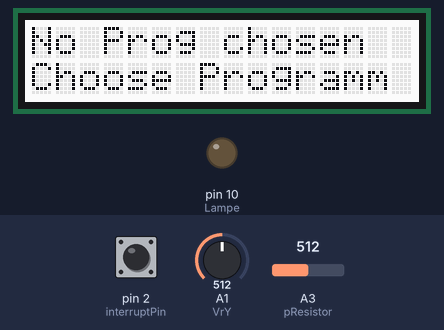
Simulated run of this sketch. Board: Arduino Uno, built with avr-gcc and run on an emulated ATmega328P. Parts: 16×2 character LCD, output pins drawn as LEDs (lit = HIGH). The inputs (shaded band) are chosen by the test bench; at power-on: pin 2 (interruptPin) HIGH, A1 (VrY) = 512, A3 (pResistor) = 512. What the sketch prints to the serial monitor is not drawn.

Above: at 3.2 s.
3.3 s: pin 2 (interruptPin) pulled LOW for 1 s
At 5.1 s:
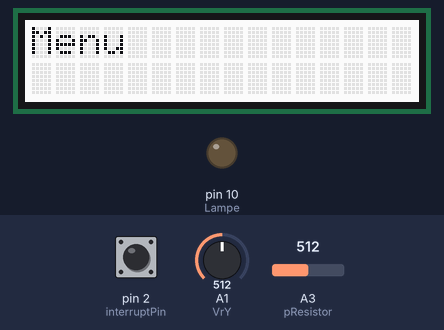
5.8 s: A1 (VrY) set to 887
8.8 s: A1 (VrY) set to 919
At 10.0 s:
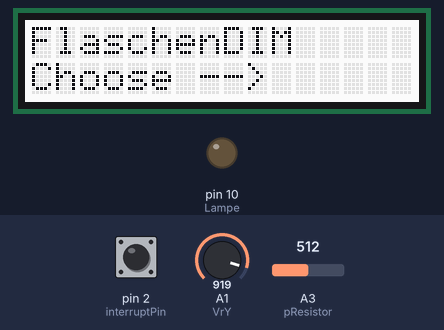
10.3 s: pin 2 (interruptPin) pulled LOW for 1 s
12.8 s: A1 (VrY) set to 900
At 14.1 s:
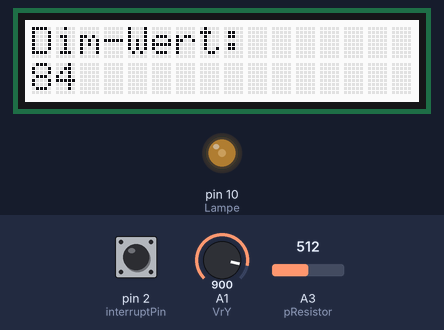
14.4 s: pin 2 (interruptPin) pulled LOW for 0.15 s
At 15.7 s:
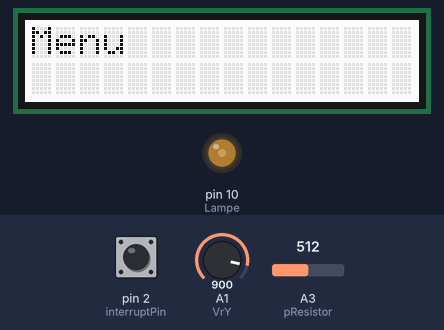
Timing chart, 0 to 17.0 s (numbered marks = the images above; inputs shaded):
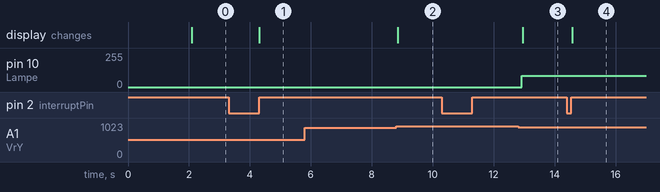

Measured:
- the behaviour switches between 900 and 901 on A1 (VrY) (found by bisection; images 1 and 2)
- after the input at 3.3 s, the display: changes after 1.0 s (image 1)
- after the input at 5.8 s, every drawn part: stays the same
- after the input at 8.8 s, the display: changes after 0.06 s (image 2)
- after the input at 10.3 s, every drawn part: stays the same
- after the input at 12.8 s, pin 10 (Lampe): 0/255 → 84/255 after 0.12 s; the display: changes after 0.15 s (image 3)
- after the input at 14.4 s, the display: changes after 0.19 s (image 4)

The sketch:

SchreibtischArdVol.4.ino
```cpp
#include "DHT.h"
#define DHTPIN 8
#define DHTTYPE DHT11
DHT dht(DHTPIN, DHTTYPE);
float Luftfeuchtigkeit;
float Temperatur;
//-------------------------
#define pResistor A3
int Licht;
//-------------------------
#include <Wire.h>
#include "rgb_lcd.h"

rgb_lcd lcd;

int colorR = 0;
int colorG = 0;
int colorB = 0;
//-------------------------
#define Lampe 10
boolean debugLampe = false;
int Leuchtkraft = 0;
//-------------------------
long Zeit;
long vergangeneZeit = 0 ;
//-------------------------
#define VrX  A0
#define VrY  A1
const byte interruptPin = 2;
int VrXVar;
int VrYVar;
int SWVar = 0;
volatile boolean gedrucktbool = false;
int runnonce = 0;
int buttonstate = 0;
int i  = 0;
//-----------------------
boolean FlascheOnOff = false;
int Programm = 0;
int chosenProg = 9;
/*volatile*/ boolean runonce = true;
boolean chooseProgRunOnce = false;
String Programms[] = { "FlascheDIM", "FlascheONOFF", "TempAndHum", "Lichtwert", "Musik", "Spiel"};


void setup() {

 Serial.begin(9600);

  dht.begin();

  lcd.begin(16, 2);
  // lcd.setRGB(colorR, colorG, colorB);

  pinMode(interruptPin, INPUT_PULLUP);
  attachInterrupt(digitalPinToInterrupt(interruptPin), gedruckt, CHANGE);

  pinMode(pResistor, INPUT);
  delay(2000); //Zwei Sekunden Vorlaufzeit bis zur Messung (der Sensor ist etwas träge)
}


void loop() {


  while (gedrucktbool) {
    Menu();
    debug();
    chooseProgRunOnce = false;
  }

  if (!chooseProgRunOnce) {
    lcd.clear();
  }

  if (!gedrucktbool) {
    chooseProg();
  }
  runonce = true;
  debug();
}

//-------------------------------------------------------------------------------------
void gedruckt() {
  i = 0;
  buttonstate =  digitalRead(interruptPin);
  if (runnonce == 0 && buttonstate == LOW) {
    gedrucktbool = true;
    runnonce = 1;
  }
  else if (runnonce == 1 && buttonstate == LOW) {
    gedrucktbool = false;

    runnonce = 0;
  }

  while (buttonstate == LOW) {
    i++;
    delay(10);
    buttonstate =  digitalRead(interruptPin);
    // debug();
  }
  // debug();
}
//----------------------------------------
void Menu() {

  if (runonce) {
    lcd.clear();
    lcd.setCursor(0, 0);
    lcd.print("Menu");
    runonce = false;
  }

  VrYVar = analogRead(VrY);

  if (VrYVar > 900) {
    WriteProg();
    debug();
    while (VrYVar > 900) {
      VrYVar = analogRead(VrY);
      delay(10);
      debug();
    }
  }
}
//--------------------------------------------
void chooseProg() {

  /*
     lcd.setCursor(0,0);
     lcd.print("Play Programm: ");
     lcd.setCursor(0,1);
     lcd.print(Programms[chosenProg]);
  */

  //VrXVar = analogRead(VrX);
  debug();

  // if (VrXVar > 900) {
  //lcd.clear();

  switch (chosenProg) {

    case 0:
      FlascheDIM();
      break;

    case 1:
      FlascheONOFF();
      break;

    case 2:
      TempAndHum();
      break;

    case 3:
      Lichtwert();
      break;

    case 4:
      Musik();
      break;

    case 5:
      Spiel();
      break;

    case 9:
      noProg();
      break;

  }
  chooseProgRunOnce = true;
}
//}
//--------------------------------------------
void WriteProg() {
  switch (Programm) {
    case 0:
      lcd.clear();
      lcd.setCursor(0, 0);
      lcd.print("FlaschenDIM");
      lcd.setCursor(0, 1);
      lcd.print("Choose -->");
      Serial.println("FlaschenDIM");
      Programm++;
      chosenProg = 0;
      break;

    case 1:
      lcd.clear();
      lcd.setCursor(0, 0);
      lcd.print("Flasche ON/OFF");
      lcd.setCursor(0, 1);
      lcd.print("Choose -->");
      Serial.println("FlaschenONOFF");
      Programm++;
      chosenProg = 1;
      break;

    case 2:
      lcd.clear();
      lcd.setCursor(0, 0);
      lcd.print("Temp");
      lcd.setCursor(0, 1);
      lcd.print("Choose -->");
      Serial.println("Temp");
      Programm++;
      chosenProg = 2 ;
      break;

    case 3:
      lcd.clear();
      lcd.setCursor(0, 0);
      lcd.print("Lichtwert");
      lcd.setCursor(0, 1);
      lcd.print("Choose -->");
      Serial.println("Lichtwert");
      Programm++;
      chosenProg = 3;
      break;

    case 4:
      lcd.clear();
      lcd.setCursor(0, 0);
      lcd.print("Musik");
      lcd.setCursor(0, 1);
      lcd.print("Choose -->");
      Serial.println("Musik");
      Programm++;
      chosenProg = 4;
      break;

    case 5:
      lcd.clear();
      lcd.setCursor(0, 0);
      lcd.print("Spiel");
      lcd.setCursor(0, 1);
      lcd.print("Choose -->");
      Serial.println("Spiel");
      Programm = 0;
      chosenProg = 5;
      break;
  }
}
//--------------------------------------------
void noProg() {
  digitalWrite(Lampe, LOW);
  lcd.setCursor(0, 0);
  lcd.print("No Prog chosen");
  lcd.setCursor(0, 1);
  lcd.print("Choose Programm");
  Serial.println("Programm");
}
//-------------------------------------------
void  FlascheDIM() {
  Licht = analogRead(pResistor);

  Leuchtkraft = map(Licht, 0, 762, 255, 0);
  analogWrite(Lampe, Leuchtkraft);

  Zeit = millis();

  if (vergangeneZeit < Zeit) {
    lcd.clear();
    lcd.setCursor(0, 0);
    lcd.print("Dim-Wert:");
    lcd.setCursor(0, 1);
    lcd.print(Leuchtkraft);

    vergangeneZeit = Zeit + 250;
  }

}
//--------------------------------------------
void FlascheONOFF() {
  if (!FlascheOnOff) {
    digitalWrite(Lampe, HIGH);
    FlascheOnOff = true;
  } else {
    digitalWrite(Lampe, LOW);
    FlascheOnOff = false;
  }
}
//-------------------------------------------
void TempAndHum() {
  digitalWrite(Lampe, LOW);
  Temperatur = dht.readTemperature();

  //lcd.clear();
  lcd.setCursor(0, 0);
  lcd.print("Temp: ");
  lcd.setCursor(0, 1);
  lcd.print(Temperatur);
}
//-------------------------------------------
void Lichtwert() {
  digitalWrite(Lampe, LOW);
  Licht = analogRead(pResistor);
  lcd.setCursor(0, 0);
  lcd.print("Lichtwert: ");
  lcd.setCursor(0, 1);
  lcd.print(Licht);
}
//------------------------------------------
void Musik() {
  digitalWrite(Lampe, LOW);
  /*
     Work in Progress
  */
}
//------------------------------------------
void Spiel() {
  digitalWrite(Lampe, LOW);
  /*
     Work in progress
  */
}
//------------------------------------------------------------------------------------


void debug() {
  /*
    Serial.print("Luftfeuchtigkeit: ");
    Serial.println(Luftfeuchtigkeit);
    Serial.print("Temperatur: ");
    Serial.println(Temperatur);
  */
  Serial.print("Licht: ");
  Serial.println(Licht);
  Serial.print("Leuchtstärke: ");
  Serial.println(Leuchtkraft);
  /*
        if(debugLampe == false){
          Serial.println("Lampe aus");
        }else{
          Serial.println("Lampe an");
        }
  */
  // Serial.println(VrXVar);
  //Serial.println(VrYVar);
  //Serial.println(gedrucktbool);
  //Serial.println(i);

  //Serial.println(Programm);
  //Serial.println(Programms[chosenProg]);

  //Serial.println(Zeit);

}


//-----------------------------------------------------------------


/*

  void setup() {
  pinMode( ledPin, OUTPUT);
  pinMode(knopf, INPUT_PULLUP);

  Serial.begin(9600);

  attachInterrupt(digitalPinToInterrupt(knopf), blink, CHANGE);

  }

  void loop() {
  if (Lampe) {
    Serial.println("AN");
    digitalWrite(ledPin, HIGH);

  } else {
    Serial.println("AUS");
    digitalWrite(ledPin, LOW);
  }
  // Serial.println(digitalRead(kmopf));
  }

  void blink() {

  }
*/
```
